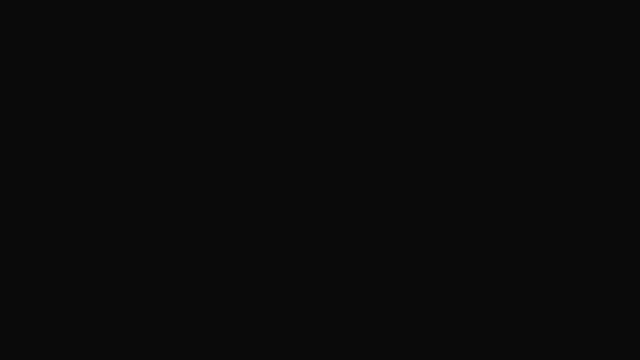
Frame 1 (no input)
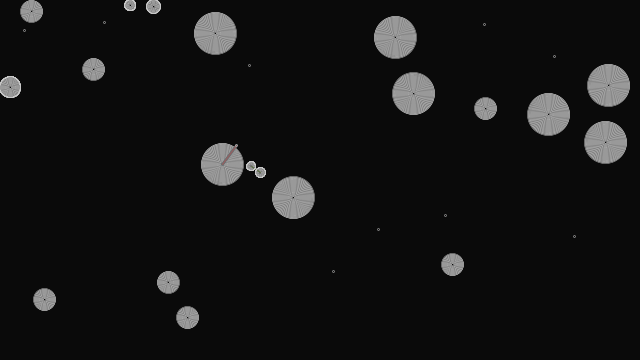
Frame 60 (the mouse pressed at the canvas centre just before this capture)
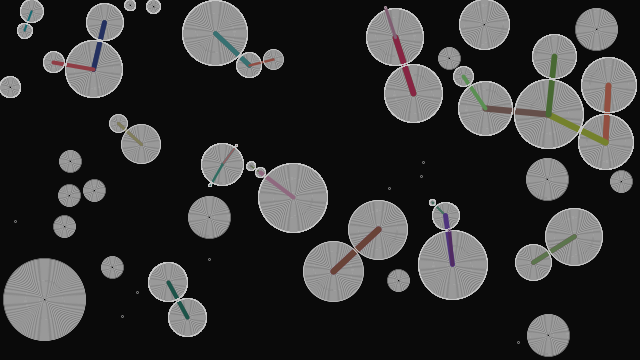
Frame 120 (the mouse held since frame 60 and released just before this capture)

The Processing sketch that drew these frames (run headless with seeded random() and noise(); from frame 60 on, the mouse is pressed at the canvas centre):

// Processing sketch: Circle_Packing
// ── Circle_Packing.pde
ArrayList<Circle> circles;


void setup(){
  background(10);
  size(640, 360);
  circles = new ArrayList<Circle>();  
  
}

void draw(){
  
  int total = 10;
  int count = 0;
  int attempts = 0;
  
  if(frameCount%20==0){
  while(count<total){
    Circle newC = newCircle();
    if(newC != null){
      circles.add(newC);
      count++;
    }
    attempts++;
    if(attempts > 1000){
      noLoop();
      break;
    }
  }
  }
  
  for (Circle c : circles){
    if(c.growing){
      if(c.edges()){
        c.growing = false;
      } else {
        for(Circle other : circles){
          if(c != other){
            float d = dist(c.x, c.y, other.x, other.y);
            if(d-2 < c.r + other.r){
              c.growing = false;
              float st = map(d, 0, 100, 0, 10);
              strokeWeight(st);
              stroke(200*noise(c.x), 200*noise(c.y), 200*noise(c.x+c.y));
              line(c.x, c.y, other.x, other.y);
              break;
            }
          }
        }
      }
    }
    noFill();
    c.show();
    c.grow();
  
  }
}

// ── class_circle.pde
class Circle{
  
  float x;
  float y;
  float r;
  
  boolean growing = true;
  
  // constructor
  Circle(float _x, float _y){
    x = _x;
    y = _y;
    r = 1;
  }
  
  // if growing == true, circle keeps growing its diameter until
  // it reaches 50
  void grow(){ 
    if(growing){
      r = r + 0.5;
    }
    if(r>50){
      growing = false;
    }
  }
  
  boolean edges(){
    return(x+r>width || x-r<0 || y+r>height || y-r<0);
  }
  
  void show(){
    stroke(200);
    strokeWeight(0.5);
    noFill();
    ellipse(x, y, r*2, r*2);
  }
}

// ── func_newCircle.pde
Circle newCircle(){
  float x = random(width);
  float y = random(height);
  
  boolean valid = true;
  for(Circle c : circles){
    float d = dist(x, y, c.x, c.y);
    if(d < c.r){
      valid = false;
      break;
    }
  }
  
  if(valid){
    return new Circle(x, y);
  } else {
    return null;
  }
}
